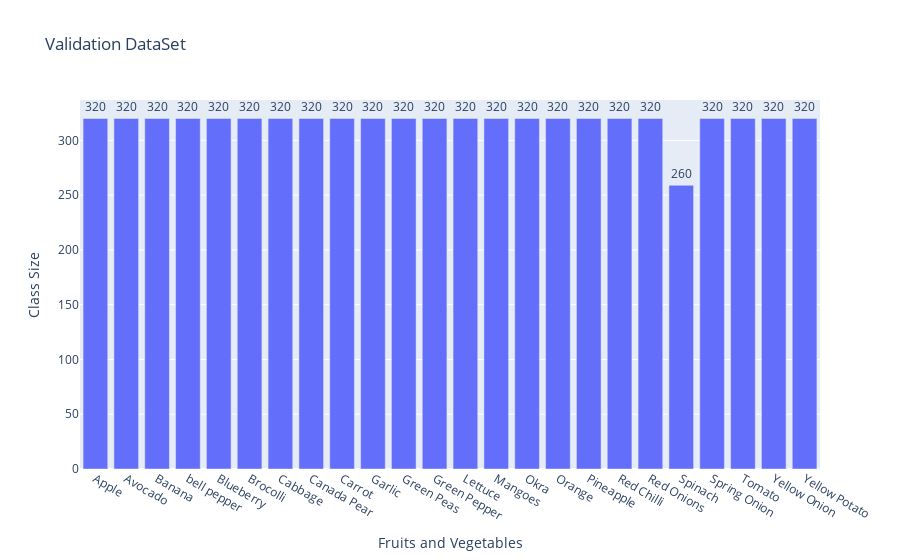

Notebook cell for this chart:
### Markdown cell above
Load Dataset

### Code cell
import plotly.express as px

fig = px.bar(valid_class_dist.keys(), x=list(valid_class_dist.keys()), y=list(valid_class_dist.values()),labels={"y":"Class Size", "x":"Fruits and Vegetables"},title="Validation DataSet")
fig.update_traces(texttemplate='%{y:.2s}', textposition='outside')

fig.show()

### Figure 1 — Plotly figure (JSON) as saved in the notebook; plotly's stock layout.template omitted (floating-point values rounded to 4 significant figures)
{"data": [{"alignmentgroup": "True", "hoverlabel": {"namelength": 0}, "hovertemplate": "Fruits and Vegetables=%{x}<br>Class Size=%{y}", "legendgroup": "", "marker": {"color": "#636efa"}, "name": "", "offsetgroup": "", "orientation": "v", "showlegend": false, "textposition": "outside", "texttemplate": "%{y:.2s}", "type": "bar", "x": ["Apple", "Avocado", "Banana", "bell pepper", "Blueberry", "Brocolli", "Cabbage", "Canada Pear", "Carrot", "Garlic", "Green Peas", "Green Pepper", "Lettuce", "Mangoes", "Okra", "Orange", "Pineapple", "Red Chilli", "Red Onions", "Spinach", "Spring Onion", "Tomato", "Yellow Onion", "Yellow Potato"], "xaxis": "x", "y": [320, 320, 320, 320, 320, 320, 320, 320, 320, 320, 320, 320, 320, 320, 320, 320, 320, 320, 320, 259, 320, 320, 320, 320], "yaxis": "y"}], "layout": {"barmode": "relative", "legend": {"tracegroupgap": 0}, "title": {"text": "Validation DataSet"}, "xaxis": {"anchor": "y", "domain": [0, 1], "title": {"text": "Fruits and Vegetables"}}, "yaxis": {"anchor": "x", "domain": [0, 1], "title": {"text": "Class Size"}}}}
